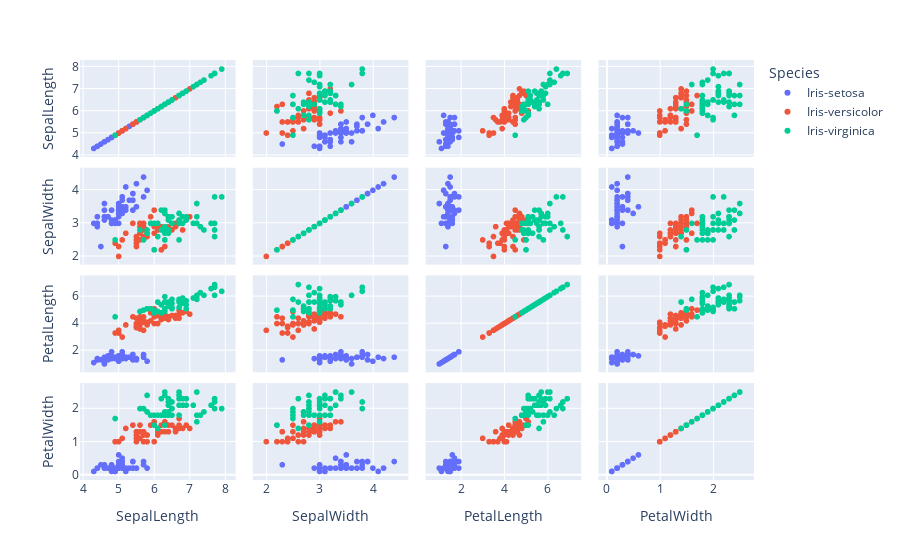

Notebook cell for this chart:
### Code cell
px.scatter_matrix(iris_data, color='Species', dimensions=['SepalLength', 'SepalWidth', 'PetalLength', 'PetalWidth',])

### Figure 1 — Plotly figure (JSON) as saved in the notebook; plotly's stock layout.template omitted (floating-point values rounded to 4 significant figures)
{"data": [{"dimensions": [{"axis": {"matches": true}, "label": "SepalLength", "values": [5.1, 4.9, 4.7, 4.6, 5, 5.4, 4.6, 5, 4.4, 4.9, 5.4, 4.8, 4.8, 4.3, 5.8, 5.7, 5.4, 5.1, 5.7, 5.1, 5.4, 5.1, 4.6, 5.1, 4.8, 5, 5, 5.2, 5.2, 4.7, 4.8, 5.4, 5.2, 5.5, 4.9, 5, 5.5, 4.9, 4.4, 5.1, 5, 4.5, 4.4, 5, 5.1, 4.8, 5.1, 4.6, 5.3, 5]}, {"axis": {"matches": true}, "label": "SepalWidth", "values": [3.5, 3, 3.2, 3.1, 3.6, 3.9, 3.4, 3.4, 2.9, 3.1, 3.7, 3.4, 3, 3, 4, 4.4, 3.9, 3.5, 3.8, 3.8, 3.4, 3.7, 3.6, 3.3, 3.4, 3, 3.4, 3.5, 3.4, 3.2, 3.1, 3.4, 4.1, 4.2, 3.1, 3.2, 3.5, 3.1, 3, 3.4, 3.5, 2.3, 3.2, 3.5, 3.8, 3, 3.8, 3.2, 3.7, 3.3]}, {"axis": {"matches": true}, "label": "PetalLength", "values": [1.4, 1.4, 1.3, 1.5, 1.4, 1.7, 1.4, 1.5, 1.4, 1.5, 1.5, 1.6, 1.4, 1.1, 1.2, 1.5, 1.3, 1.4, 1.7, 1.5, 1.7, 1.5, 1, 1.7, 1.9, 1.6, 1.6, 1.5, 1.4, 1.6, 1.6, 1.5, 1.5, 1.4, 1.5, 1.2, 1.3, 1.5, 1.3, 1.5, 1.3, 1.3, 1.3, 1.6, 1.9, 1.4, 1.6, 1.4, 1.5, 1.4]}, {"axis": {"matches": true}, "label": "PetalWidth", "values": [0.2, 0.2, 0.2, 0.2, 0.2, 0.4, 0.3, 0.2, 0.2, 0.1, 0.2, 0.2, 0.1, 0.1, 0.2, 0.4, 0.4, 0.3, 0.3, 0.3, 0.2, 0.4, 0.2, 0.5, 0.2, 0.2, 0.4, 0.2, 0.2, 0.2, 0.2, 0.4, 0.1, 0.2, 0.1, 0.2, 0.2, 0.1, 0.2, 0.2, 0.3, 0.3, 0.2, 0.6, 0.4, 0.3, 0.2, 0.2, 0.2, 0.2]}], "hovertemplate": "Species=Iris-setosa<br>%{xaxis.title.text}=%{x}<br>%{yaxis.title.text}=%{y}<extra></extra>", "legendgroup": "Iris-setosa", "marker": {"color": "#636efa", "symbol": "circle"}, "name": "Iris-setosa", "showlegend": true, "type": "splom"}, {"dimensions": [{"axis": {"matches": true}, "label": "SepalLength", "values": [7, 6.4, 6.9, 5.5, 6.5, 5.7, 6.3, 4.9, 6.6, 5.2, 5, 5.9, 6, 6.1, 5.6, 6.7, 5.6, 5.8, 6.2, 5.6, 5.9, 6.1, 6.3, 6.1, 6.4, 6.6, 6.8, 6.7, 6, 5.7, 5.5, 5.5, 5.8, 6, 5.4, 6, 6.7, 6.3, 5.6, 5.5, 5.5, 6.1, 5.8, 5, 5.6, 5.7, 5.7, 6.2, 5.1, 5.7]}, {"axis": {"matches": true}, "label": "SepalWidth", "values": [3.2, 3.2, 3.1, 2.3, 2.8, 2.8, 3.3, 2.4, 2.9, 2.7, 2, 3, 2.2, 2.9, 2.9, 3.1, 3, 2.7, 2.2, 2.5, 3.2, 2.8, 2.5, 2.8, 2.9, 3, 2.8, 3, 2.9, 2.6, 2.4, 2.4, 2.7, 2.7, 3, 3.4, 3.1, 2.3, 3, 2.5, 2.6, 3, 2.6, 2.3, 2.7, 3, 2.9, 2.9, 2.5, 2.8]}, {"axis": {"matches": true}, "label": "PetalLength", "values": [4.7, 4.5, 4.9, 4, 4.6, 4.5, 4.7, 3.3, 4.6, 3.9, 3.5, 4.2, 4, 4.7, 3.6, 4.4, 4.5, 4.1, 4.5, 3.9, 4.8, 4, 4.9, 4.7, 4.3, 4.4, 4.8, 5, 4.5, 3.5, 3.8, 3.7, 3.9, 5.1, 4.5, 4.5, 4.7, 4.4, 4.1, 4, 4.4, 4.6, 4, 3.3, 4.2, 4.2, 4.2, 4.3, 3, 4.1]}, {"axis": {"matches": true}, "label": "PetalWidth", "values": [1.4, 1.5, 1.5, 1.3, 1.5, 1.3, 1.6, 1, 1.3, 1.4, 1, 1.5, 1, 1.4, 1.3, 1.4, 1.5, 1, 1.5, 1.1, 1.8, 1.3, 1.5, 1.2, 1.3, 1.4, 1.4, 1.7, 1.5, 1, 1.1, 1, 1.2, 1.6, 1.5, 1.6, 1.5, 1.3, 1.3, 1.3, 1.2, 1.4, 1.2, 1, 1.3, 1.2, 1.3, 1.3, 1.1, 1.3]}], "hovertemplate": "Species=Iris-versicolor<br>%{xaxis.title.text}=%{x}<br>%{yaxis.title.text}=%{y}<extra></extra>", "legendgroup": "Iris-versicolor", "marker": {"color": "#EF553B", "symbol": "circle"}, "name": "Iris-versicolor", "showlegend": true, "type": "splom"}, {"dimensions": [{"axis": {"matches": true}, "label": "SepalLength", "values": [6.3, 5.8, 7.1, 6.3, 6.5, 7.6, 4.9, 7.3, 6.7, 7.2, 6.5, 6.4, 6.8, 5.7, 5.8, 6.4, 6.5, 7.7, 7.7, 6, 6.9, 5.6, 7.7, 6.3, 6.7, 7.2, 6.2, 6.1, 6.4, 7.2, 7.4, 7.9, 6.4, 6.3, 6.1, 7.7, 6.3, 6.4, 6, 6.9, 6.7, 6.9, 5.8, 6.8, 6.7, 6.7, 6.3, 6.5, 6.2, 5.9]}, {"axis": {"matches": true}, "label": "SepalWidth", "values": [3.3, 2.7, 3, 2.9, 3, 3, 2.5, 2.9, 2.5, 3.6, 3.2, 2.7, 3, 2.5, 2.8, 3.2, 3, 3.8, 2.6, 2.2, 3.2, 2.8, 2.8, 2.7, 3.3, 3.2, 2.8, 3, 2.8, 3, 2.8, 3.8, 2.8, 2.8, 2.6, 3, 3.4, 3.1, 3, 3.1, 3.1, 3.1, 2.7, 3.2, 3.3, 3, 2.5, 3, 3.4, 3]}, {"axis": {"matches": true}, "label": "PetalLength", "values": [6, 5.1, 5.9, 5.6, 5.8, 6.6, 4.5, 6.3, 5.8, 6.1, 5.1, 5.3, 5.5, 5, 5.1, 5.3, 5.5, 6.7, 6.9, 5, 5.7, 4.9, 6.7, 4.9, 5.7, 6, 4.8, 4.9, 5.6, 5.8, 6.1, 6.4, 5.6, 5.1, 5.6, 6.1, 5.6, 5.5, 4.8, 5.4, 5.6, 5.1, 5.1, 5.9, 5.7, 5.2, 5, 5.2, 5.4, 5.1]}, {"axis": {"matches": true}, "label": "PetalWidth", "values": [2.5, 1.9, 2.1, 1.8, 2.2, 2.1, 1.7, 1.8, 1.8, 2.5, 2, 1.9, 2.1, 2, 2.4, 2.3, 1.8, 2.2, 2.3, 1.5, 2.3, 2, 2, 1.8, 2.1, 1.8, 1.8, 1.8, 2.1, 1.6, 1.9, 2, 2.2, 1.5, 1.4, 2.3, 2.4, 1.8, 1.8, 2.1, 2.4, 2.3, 1.9, 2.3, 2.5, 2.3, 1.9, 2, 2.3, 1.8]}], "hovertemplate": "Species=Iris-virginica<br>%{xaxis.title.text}=%{x}<br>%{yaxis.title.text}=%{y}<extra></extra>", "legendgroup": "Iris-virginica", "marker": {"color": "#00cc96", "symbol": "circle"}, "name": "Iris-virginica", "showlegend": true, "type": "splom"}], "layout": {"dragmode": "select", "legend": {"title": {"text": "Species"}, "tracegroupgap": 0}, "margin": {"t": 60}}}
